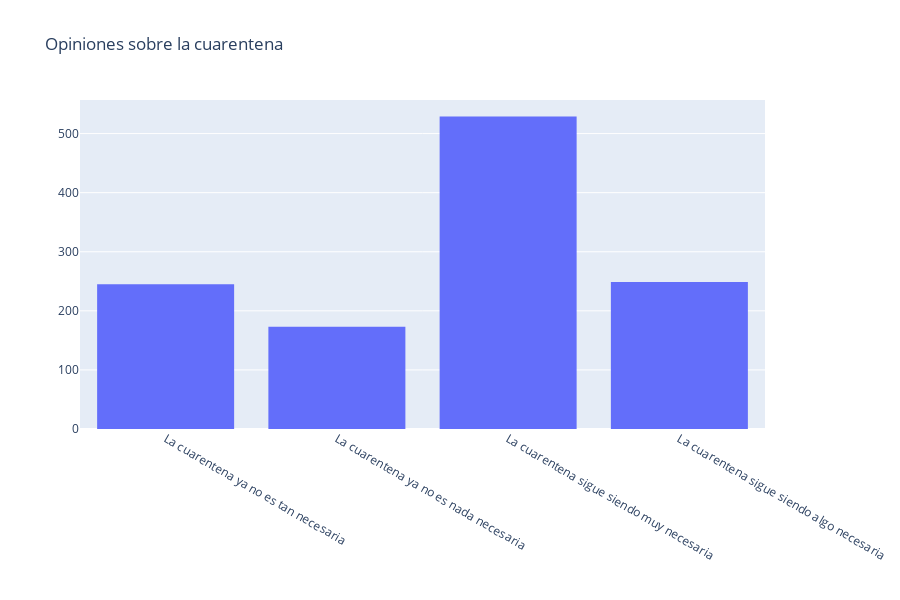

Here is the notebook cell this chart was saved with:
### Code cell
## histograma de lo que les parece la cuarentena 
fig = px.histogram(df, x="opinion",title=f"Opiniones sobre la cuarentena")
fig.update_yaxes(title_text=' ',row=1, col=1)
fig.update_xaxes(title_text=' ',row=1, col=1)

### Figure 1 — Plotly figure (JSON) as saved in the notebook; plotly's stock layout.template omitted (floating-point values rounded to 4 significant figures; data arrays with more than 128 entries replaced by an {"elided": "..."} marker saying what was removed)
{"data": [{"alignmentgroup": "True", "bingroup": "x", "hoverlabel": {"namelength": 0}, "hovertemplate": "opinion=%{x}<br>count=%{y}", "legendgroup": "", "marker": {"color": "#636efa"}, "name": "", "offsetgroup": "", "orientation": "v", "showlegend": false, "type": "histogram", "x": {"elided": "1204 str values"}, "xaxis": "x", "yaxis": "y"}], "layout": {"barmode": "relative", "height": 600, "legend": {"tracegroupgap": 0}, "title": {"text": "Opiniones sobre la cuarentena"}, "xaxis": {"anchor": "y", "domain": [0, 1], "title": {"text": " "}}, "yaxis": {"anchor": "x", "domain": [0, 1], "title": {"text": " "}}}}
